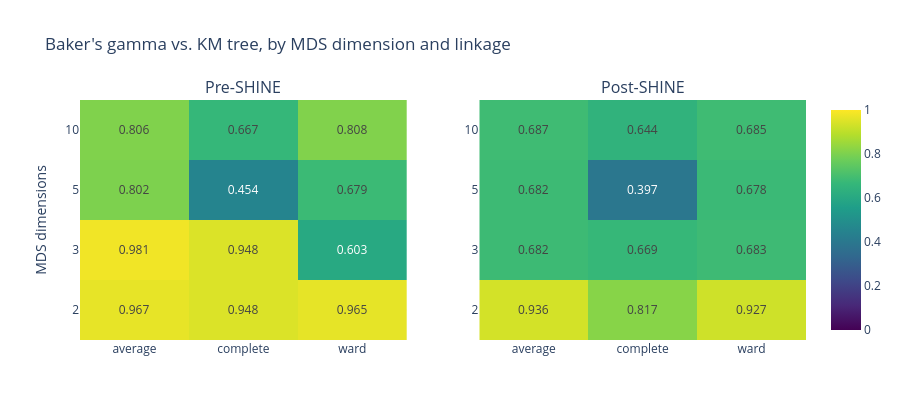

The notebook cell saved with this chart:
### Code cell
fig = make_subplots(rows=1, cols=2, subplot_titles=[LABEL[c] for c in COHORTS])
for k, c in enumerate(COHORTS, start=1):
    a = T["agglomerative"].query("cohort == @c").pivot(index="ndim", columns="linkage", values="baker_gamma")
    fig.add_trace(go.Heatmap(z=a.values, x=a.columns, y=[str(i) for i in a.index], zmin=0, zmax=1,
                             colorscale="Viridis", text=a.round(3).values, texttemplate="%{text}",
                             showscale=k == 2), row=1, col=k)
fig.update_yaxes(title_text="MDS dimensions", row=1, col=1)
fig.update_layout(template="plotly_white", height=420, title="Baker's gamma vs. KM tree, by MDS dimension and linkage")
fig

### Figure 1 — Plotly figure (JSON) as saved in the notebook; plotly's stock layout.template omitted (floating-point values rounded to 4 significant figures)
{"data": [{"colorscale": [[0.0, "#440154"], [0.1111, "#482878"], [0.2222, "#3e4989"], [0.3333, "#31688e"], [0.4444, "#26828e"], [0.5556, "#1f9e89"], [0.6667, "#35b779"], [0.7778, "#6ece58"], [0.8889, "#b5de2b"], [1.0, "#fde725"]], "showscale": false, "text": [[0.967, 0.948, 0.965], [0.981, 0.948, 0.603], [0.802, 0.454, 0.679], [0.806, 0.667, 0.808]], "texttemplate": "%{text}", "type": "heatmap", "x": ["average", "complete", "ward"], "xaxis": "x", "y": ["2", "3", "5", "10"], "yaxis": "y", "z": [[0.9666, 0.9475, 0.9648], [0.9813, 0.948, 0.6029], [0.8015, 0.4538, 0.6787], [0.8065, 0.6668, 0.8083]], "zmax": 1, "zmin": 0}, {"colorscale": [[0.0, "#440154"], [0.1111, "#482878"], [0.2222, "#3e4989"], [0.3333, "#31688e"], [0.4444, "#26828e"], [0.5556, "#1f9e89"], [0.6667, "#35b779"], [0.7778, "#6ece58"], [0.8889, "#b5de2b"], [1.0, "#fde725"]], "showscale": true, "text": [[0.936, 0.817, 0.927], [0.682, 0.669, 0.683], [0.682, 0.397, 0.678], [0.687, 0.644, 0.685]], "texttemplate": "%{text}", "type": "heatmap", "x": ["average", "complete", "ward"], "xaxis": "x2", "y": ["2", "3", "5", "10"], "yaxis": "y2", "z": [[0.9358, 0.8173, 0.9275], [0.6821, 0.6688, 0.6835], [0.6825, 0.3966, 0.6776], [0.6866, 0.644, 0.6855]], "zmax": 1, "zmin": 0}], "layout": {"annotations": [{"font": {"size": 16}, "showarrow": false, "text": "Pre-SHINE", "x": 0.225, "xanchor": "center", "xref": "paper", "y": 1.0, "yanchor": "bottom", "yref": "paper"}, {"font": {"size": 16}, "showarrow": false, "text": "Post-SHINE", "x": 0.775, "xanchor": "center", "xref": "paper", "y": 1.0, "yanchor": "bottom", "yref": "paper"}], "height": 420, "title": {"text": "Baker's gamma vs. KM tree, by MDS dimension and linkage"}, "xaxis": {"anchor": "y", "domain": [0.0, 0.45]}, "xaxis2": {"anchor": "y2", "domain": [0.55, 1.0]}, "yaxis": {"anchor": "x", "domain": [0.0, 1.0], "title": {"text": "MDS dimensions"}}, "yaxis2": {"anchor": "x2", "domain": [0.0, 1.0]}}}
